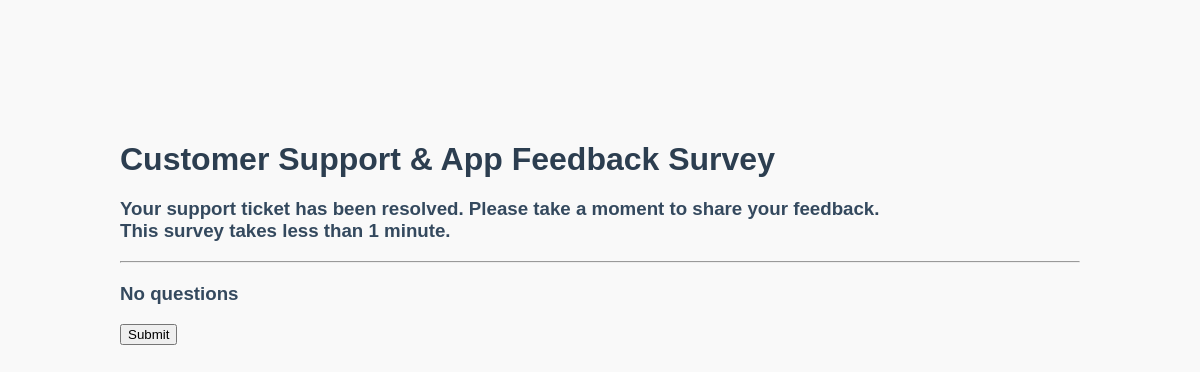
The app's page /, older data.
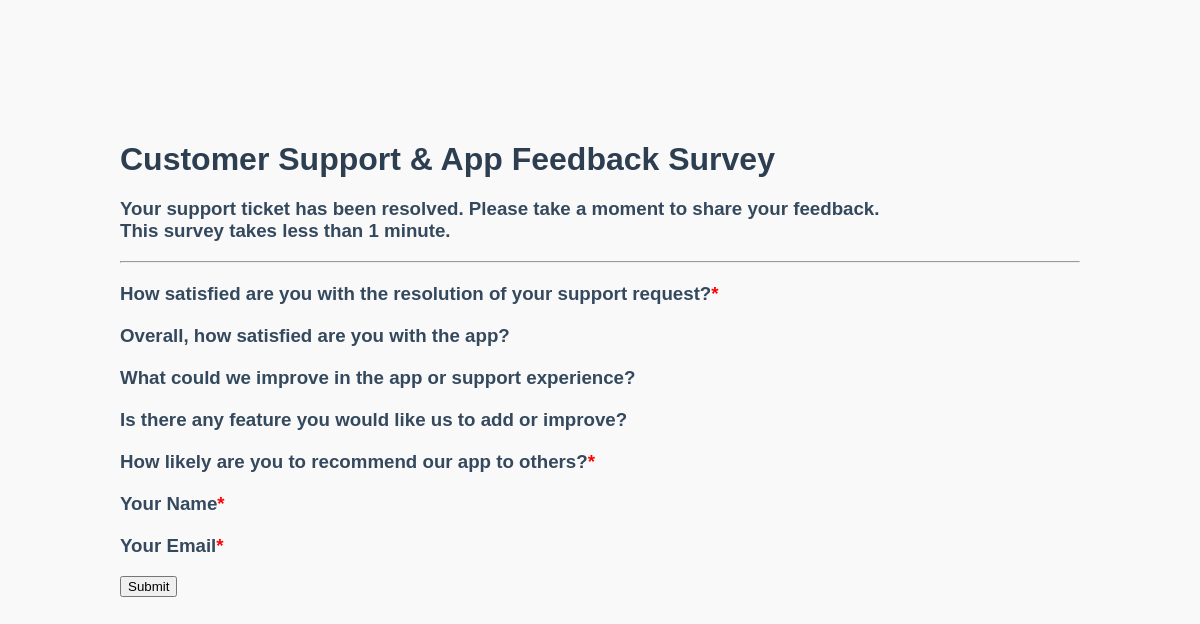
The same page, newer data.
### app/models.py (models this page shows, shortened)
class Question(models.Model): #uses Django ORM to create a database table. each variable is a column
    text = models.CharField(max_length=255)
    help_text = models.CharField(blank=True)
    TYPE_CHOICES = [
        ('EMAIL', 'Email'),
        ('NAME', 'Name'),
        ('TEXT', 'Short Text'),
        ('LTEXT', 'Long Text'),
        ('R1-5', '1-5 Rating'),
        ('R1-10', '1-10 Rating'),
        ('MSELECT', 'Multi-select'),
    ]
    type = models.CharField(max_length=15, choices=TYPE_CHOICES)
    version = models.SmallIntegerField()
    is_active = models.BooleanField(db_default=True)
    is_required = models.BooleanField()
    display_order = models.SmallIntegerField(blank=True)

### app/views.py (the view, shortened to what this page needs)
# urls.py: path('', views.main, name='main'),
def main(request):
    questions = Question.objects.filter(is_active=True).order_by('display_order')
    template = loader.get_template('main.html')
    errors = {}
    submitted_data = {}
    context = {
                'questions': questions,
                'errors': errors,
                'submitted_data': submitted_data
            }
    return HttpResponse(template.render(context, request))

### app/templatetags/custom_tags.py (called while the page is built)
@register.filter
def get_item(dictionary, key):
    return dictionary.get(key)

### app/templates/main.html (shortened to what this page needs)
{% extends "master.html" %}
{% load custom_tags %}
{% block content %}
    <h1>Customer Support & App Feedback Survey</h1>
    <h3>Your support ticket has been resolved. Please take a moment to share your feedback.
        <br>This survey takes less than 1 minute.</h3>
    <hr>
    <form method="post">
        {% for q in questions %}
            <h3>{{ q.text }}{% if q.is_required %}<span class="required">*</span>{% endif %}</h3>
        {% empty %}
            <h3>No questions</h3>
        {% endfor %}
        <button type="submit">Submit</button>
    </form>
{% endblock %}

Row changes from the older to the newer data that the page shows:
added Question: text "How satisfied are you with the resolution of your support request?"
added Question: text "Overall, how satisfied are you with the app?"
added Question: text "What could we improve in the app or support experience?"
added Question: text "Is there any feature you would like us to add or improve?"
added Question: text "How likely are you to recommend our app to others?"
added Question: text "Your Name"
added Question: text "Your Email"
Text that changed along with them:
text no longer shown: "No questions"
